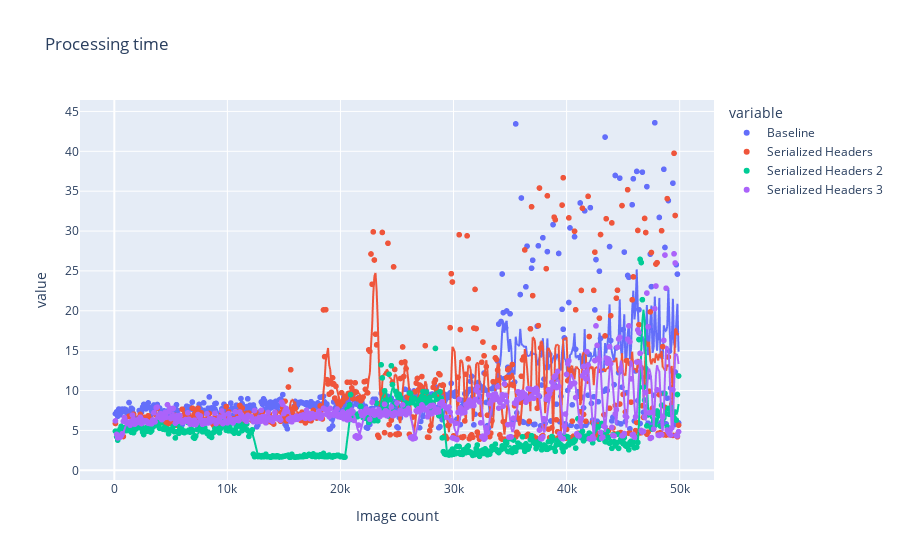
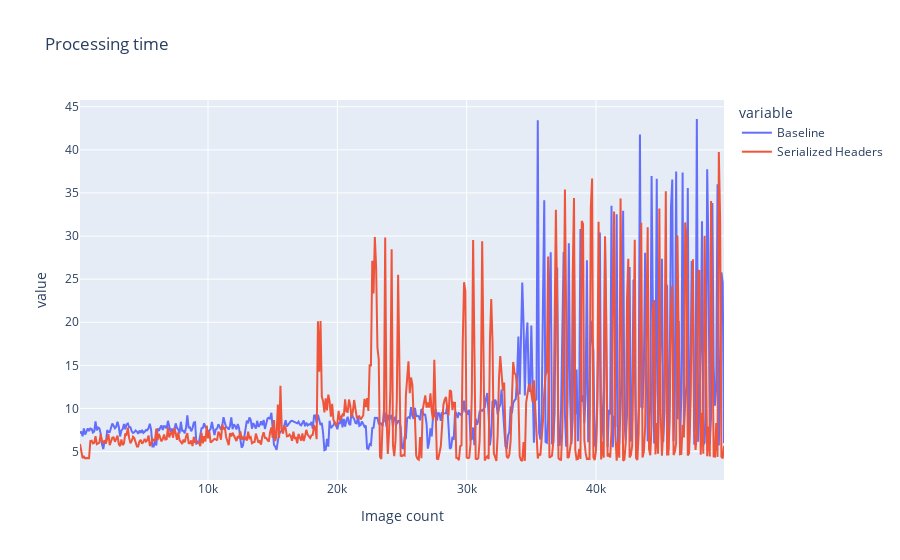
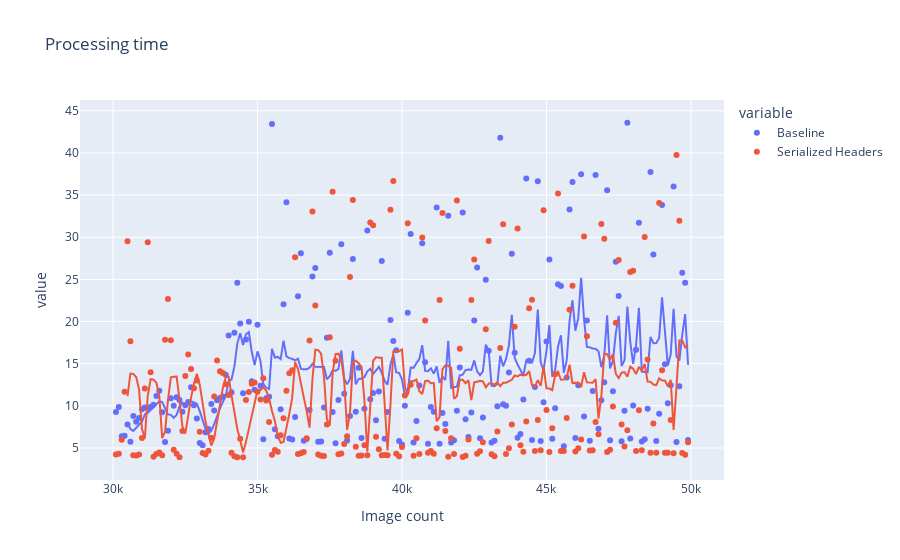

Notebook source saved alongside these figures, in order:
### Code cell
import pandas as pd
import plotly.express as px
import datetime

df = pd.read_csv("../results/benchmark/default_baseline.csv")
df.rename({"Time": "Baseline"}, axis=1, inplace=True)
df2 = pd.read_csv("../results/benchmark/serialized_fits_headers.csv")
df2.rename({"Time": "Serialized Headers"}, axis=1, inplace=True)
df3 = pd.read_csv("../results/benchmark/serialized_fits_headers_2.csv")
df3.rename({"Time": "Serialized Headers 2"}, axis=1, inplace=True)
df4 = pd.read_csv("../results/benchmark/serialized_fits_headers_3.csv")
df4.rename({"Time": "Serialized Headers 3"}, axis=1, inplace=True)

df_stacked = pd.concat([df, df2["Serialized Headers"]], axis=1)
df_stacked = pd.concat([df_stacked, df3["Serialized Headers 2"]], axis=1)
df_stacked = pd.concat([df_stacked, df4["Serialized Headers 3"]], axis=1)

fig = px.scatter(df_stacked, x="Image count", y=df_stacked.columns[2:6], title="Processing time", trendline="rolling", 
                 trendline_options=dict(window=5))
fig.show()

fig2 = px.line(df_stacked, x="Image count", y=df_stacked.columns[2:4], title="Processing time")
fig2.show()

df_subset = df_stacked.loc[df_stacked["Image count"] > 30000]

fig3 = px.scatter(df_subset, x="Image count", y=df_subset.columns[2:4], title="Processing time", trendline="rolling", 
                 trendline_options=dict(window=5))
fig3.show()

# Total time
print("Baseline time: %s" % str(datetime.timedelta(seconds=df_stacked["Baseline"].sum())))
print("Serialized Headers time: %s" % str(datetime.timedelta(seconds=df_stacked["Serialized Headers"].sum())))
print("Serialized Headers 2 time: %s" % str(datetime.timedelta(seconds=df_stacked["Serialized Headers 2"].sum())))

### Figure 1 — Plotly figure (JSON) as saved in the notebook; plotly's stock layout.template omitted (floating-point values rounded to 4 significant figures; data arrays with more than 128 entries replaced by an {"elided": "..."} marker saying what was removed)
{"data": [{"hovertemplate": "variable=Baseline<br>Image count=%{x}<br>value=%{y}<extra></extra>", "legendgroup": "Baseline", "marker": {"color": "#636efa", "symbol": "circle"}, "mode": "markers", "name": "Baseline", "showlegend": true, "type": "scattergl", "x": {"elided": "499 int values"}, "xaxis": "x", "y": {"elided": "499 float values"}, "yaxis": "y"}, {"hovertemplate": "<b>Rolling mean trendline</b><br><br>variable=Baseline<br>Image count=%{x}<br>value=%{y} <b>(trend)</b><extra></extra>", "legendgroup": "Baseline", "marker": {"color": "#636efa", "symbol": "circle"}, "mode": "lines", "name": "Baseline", "showlegend": false, "type": "scattergl", "x": {"elided": "499 int values"}, "xaxis": "x", "y": {"elided": "499 float values"}, "yaxis": "y"}, {"hovertemplate": "variable=Serialized Headers<br>Image count=%{x}<br>value=%{y}<extra></extra>", "legendgroup": "Serialized Headers", "marker": {"color": "#EF553B", "symbol": "circle"}, "mode": "markers", "name": "Serialized Headers", "showlegend": true, "type": "scattergl", "x": {"elided": "499 int values"}, "xaxis": "x", "y": {"elided": "499 float values"}, "yaxis": "y"}, {"hovertemplate": "<b>Rolling mean trendline</b><br><br>variable=Serialized Headers<br>Image count=%{x}<br>value=%{y} <b>(trend)</b><extra></extra>", "legendgroup": "Serialized Headers", "marker": {"color": "#EF553B", "symbol": "circle"}, "mode": "lines", "name": "Serialized Headers", "showlegend": false, "type": "scattergl", "x": {"elided": "499 int values"}, "xaxis": "x", "y": {"elided": "499 float values"}, "yaxis": "y"}, {"hovertemplate": "variable=Serialized Headers 2<br>Image count=%{x}<br>value=%{y}<extra></extra>", "legendgroup": "Serialized Headers 2", "marker": {"color": "#00cc96", "symbol": "circle"}, "mode": "markers", "name": "Serialized Headers 2", "showlegend": true, "type": "scattergl", "x": {"elided": "499 int values"}, "xaxis": "x", "y": {"elided": "499 float values"}, "yaxis": "y"}, {"hovertemplate": "<b>Rolling mean trendline</b><br><br>variable=Serialized Headers 2<br>Image count=%{x}<br>value=%{y} <b>(trend)</b><extra></extra>", "legendgroup": "Serialized Headers 2", "marker": {"color": "#00cc96", "symbol": "circle"}, "mode": "lines", "name": "Serialized Headers 2", "showlegend": false, "type": "scattergl", "x": {"elided": "499 int values"}, "xaxis": "x", "y": {"elided": "499 float values"}, "yaxis": "y"}, {"hovertemplate": "variable=Serialized Headers 3<br>Image count=%{x}<br>value=%{y}<extra></extra>", "legendgroup": "Serialized Headers 3", "marker": {"color": "#ab63fa", "symbol": "circle"}, "mode": "markers", "name": "Serialized Headers 3", "showlegend": true, "type": "scattergl", "x": {"elided": "499 int values"}, "xaxis": "x", "y": {"elided": "499 float values"}, "yaxis": "y"}, {"hovertemplate": "<b>Rolling mean trendline</b><br><br>variable=Serialized Headers 3<br>Image count=%{x}<br>value=%{y} <b>(trend)</b><extra></extra>", "legendgroup": "Serialized Headers 3", "marker": {"color": "#ab63fa", "symbol": "circle"}, "mode": "lines", "name": "Serialized Headers 3", "showlegend": false, "type": "scattergl", "x": {"elided": "499 int values"}, "xaxis": "x", "y": {"elided": "499 float values"}, "yaxis": "y"}], "layout": {"legend": {"title": {"text": "variable"}, "tracegroupgap": 0}, "title": {"text": "Processing time"}, "xaxis": {"anchor": "y", "domain": [0, 1], "title": {"text": "Image count"}}, "yaxis": {"anchor": "x", "domain": [0, 1], "title": {"text": "value"}}}}

### Figure 2 — Plotly figure (JSON) as saved in the notebook; plotly's stock layout.template omitted (floating-point values rounded to 4 significant figures; data arrays with more than 128 entries replaced by an {"elided": "..."} marker saying what was removed)
{"data": [{"hovertemplate": "variable=Baseline<br>Image count=%{x}<br>value=%{y}<extra></extra>", "legendgroup": "Baseline", "line": {"color": "#636efa", "dash": "solid"}, "marker": {"symbol": "circle"}, "mode": "lines", "name": "Baseline", "orientation": "v", "showlegend": true, "type": "scatter", "x": {"elided": "499 int values"}, "xaxis": "x", "y": {"elided": "499 float values"}, "yaxis": "y"}, {"hovertemplate": "variable=Serialized Headers<br>Image count=%{x}<br>value=%{y}<extra></extra>", "legendgroup": "Serialized Headers", "line": {"color": "#EF553B", "dash": "solid"}, "marker": {"symbol": "circle"}, "mode": "lines", "name": "Serialized Headers", "orientation": "v", "showlegend": true, "type": "scatter", "x": {"elided": "499 int values"}, "xaxis": "x", "y": {"elided": "499 float values"}, "yaxis": "y"}], "layout": {"legend": {"title": {"text": "variable"}, "tracegroupgap": 0}, "title": {"text": "Processing time"}, "xaxis": {"anchor": "y", "domain": [0, 1], "title": {"text": "Image count"}}, "yaxis": {"anchor": "x", "domain": [0, 1], "title": {"text": "value"}}}}

### Figure 3 — Plotly figure (JSON) as saved in the notebook; plotly's stock layout.template omitted (floating-point values rounded to 4 significant figures; data arrays with more than 128 entries replaced by an {"elided": "..."} marker saying what was removed)
{"data": [{"hovertemplate": "variable=Baseline<br>Image count=%{x}<br>value=%{y}<extra></extra>", "legendgroup": "Baseline", "marker": {"color": "#636efa", "symbol": "circle"}, "mode": "markers", "name": "Baseline", "orientation": "v", "showlegend": true, "type": "scatter", "x": {"elided": "199 int values"}, "xaxis": "x", "y": {"elided": "199 float values"}, "yaxis": "y"}, {"hovertemplate": "<b>Rolling mean trendline</b><br><br>variable=Baseline<br>Image count=%{x}<br>value=%{y} <b>(trend)</b><extra></extra>", "legendgroup": "Baseline", "marker": {"color": "#636efa", "symbol": "circle"}, "mode": "lines", "name": "Baseline", "showlegend": false, "type": "scatter", "x": {"elided": "199 int values"}, "xaxis": "x", "y": {"elided": "199 float values"}, "yaxis": "y"}, {"hovertemplate": "variable=Serialized Headers<br>Image count=%{x}<br>value=%{y}<extra></extra>", "legendgroup": "Serialized Headers", "marker": {"color": "#EF553B", "symbol": "circle"}, "mode": "markers", "name": "Serialized Headers", "orientation": "v", "showlegend": true, "type": "scatter", "x": {"elided": "199 int values"}, "xaxis": "x", "y": {"elided": "199 float values"}, "yaxis": "y"}, {"hovertemplate": "<b>Rolling mean trendline</b><br><br>variable=Serialized Headers<br>Image count=%{x}<br>value=%{y} <b>(trend)</b><extra></extra>", "legendgroup": "Serialized Headers", "marker": {"color": "#EF553B", "symbol": "circle"}, "mode": "lines", "name": "Serialized Headers", "showlegend": false, "type": "scatter", "x": {"elided": "199 int values"}, "xaxis": "x", "y": {"elided": "199 float values"}, "yaxis": "y"}], "layout": {"legend": {"title": {"text": "variable"}, "tracegroupgap": 0}, "title": {"text": "Processing time"}, "xaxis": {"anchor": "y", "domain": [0, 1], "title": {"text": "Image count"}}, "yaxis": {"anchor": "x", "domain": [0, 1], "title": {"text": "value"}}}}
